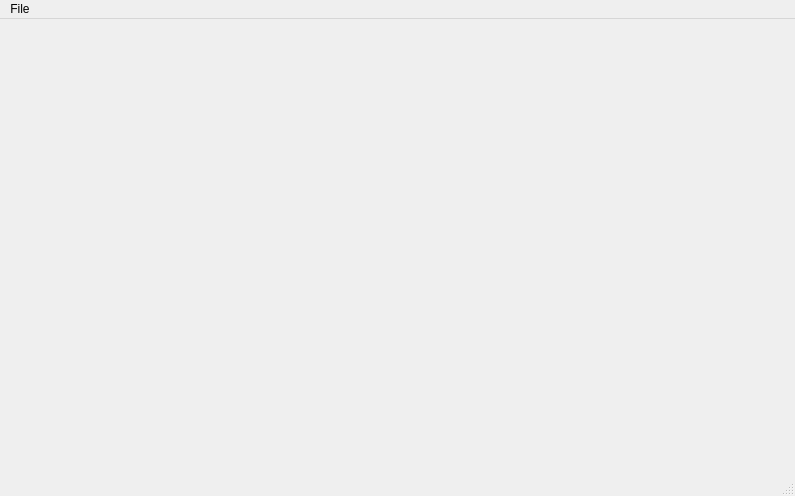
<?xml version="1.0" encoding="UTF-8"?>
<ui version="4.0">
 <class>MainWindow</class>
 <widget class="QMainWindow" name="MainWindow">
  <property name="geometry">
   <rect>
    <x>0</x>
    <y>0</y>
    <width>795</width>
    <height>496</height>
   </rect>
  </property>
  <property name="windowTitle">
   <string>MainWindow</string>
  </property>
  <widget class="QWidget" name="centralWidget">
   <layout class="QVBoxLayout" name="verticalLayout_2">
    <item>
     <widget class="SlidingStackedWidget" name="stackedWidget">
      <property name="currentIndex">
       <number>0</number>
      </property>
      <widget class="QWidget" name="conectionPage">
       <layout class="QVBoxLayout" name="verticalLayout">
        <item>
         <widget class="Connection" name="connectionWidget" native="true"/>
        </item>
       </layout>
      </widget>
      <widget class="QWidget" name="page_2">
       <layout class="QHBoxLayout" name="horizontalLayout_2">
        <item>
         <spacer name="horizontalSpacer">
          <property name="orientation">
           <enum>Qt::Horizontal</enum>
          </property>
          <property name="sizeHint" stdset="0">
           <size>
            <width>40</width>
            <height>20</height>
           </size>
          </property>
         </spacer>
        </item>
        <item>
         <layout class="QHBoxLayout" name="horizontalLayout">
          <property name="spacing">
           <number>0</number>
          </property>
          <property name="leftMargin">
           <number>0</number>
          </property>
          <item>
           <widget class="QPushButton" name="showHidePushButton">
            <property name="sizePolicy">
             <sizepolicy hsizetype="Fixed" vsizetype="Expanding">
              <horstretch>0</horstretch>
              <verstretch>0</verstretch>
             </sizepolicy>
            </property>
            <property name="maximumSize">
             <size>
              <width>18</width>
              <height>16777215</height>
             </size>
            </property>
            <property name="text">
             <string/>
            </property>
            <property name="icon">
             <iconset resource="resources.qrc">
              <normaloff>:/icons/2right</normaloff>:/icons/2right</iconset>
            </property>
           </widget>
          </item>
          <item>
           <widget class="RightMenu" name="rightMenuWidget" native="true">
            <property name="maximumSize">
             <size>
              <width>300</width>
              <height>16777215</height>
             </size>
            </property>
           </widget>
          </item>
         </layout>
        </item>
       </layout>
      </widget>
     </widget>
    </item>
   </layout>
  </widget>
  <widget class="QMenuBar" name="menuBar">
   <property name="geometry">
    <rect>
     <x>0</x>
     <y>0</y>
     <width>795</width>
     <height>21</height>
    </rect>
   </property>
   <widget class="QMenu" name="menuFile">
    <property name="title">
     <string>File</string>
    </property>
    <addaction name="actionQuit"/>
   </widget>
   <addaction name="menuFile"/>
  </widget>
  <widget class="QStatusBar" name="statusBar"/>
  <action name="actionQuit">
   <property name="text">
    <string>Quit</string>
   </property>
   <property name="shortcut">
    <string>Ctrl+Q</string>
   </property>
  </action>
 </widget>
 <layoutdefault spacing="6" margin="11"/>
 <customwidgets>
  <customwidget>
   <class>SlidingStackedWidget</class>
   <extends>QStackedWidget</extends>
   <header location="global">CustomWidgets/slidingstackedwidget.h</header>
   <container>1</container>
  </customwidget>
  <customwidget>
   <class>Connection</class>
   <extends>QWidget</extends>
   <header>CustomWidgets/connection.h</header>
   <container>1</container>
  </customwidget>
  <customwidget>
   <class>RightMenu</class>
   <extends>QWidget</extends>
   <header>CustomWidgets/rightmenu.h</header>
   <container>1</container>
  </customwidget>
 </customwidgets>
 <resources>
  <include location="resources.qrc"/>
 </resources>
 <connections/>
</ui>
